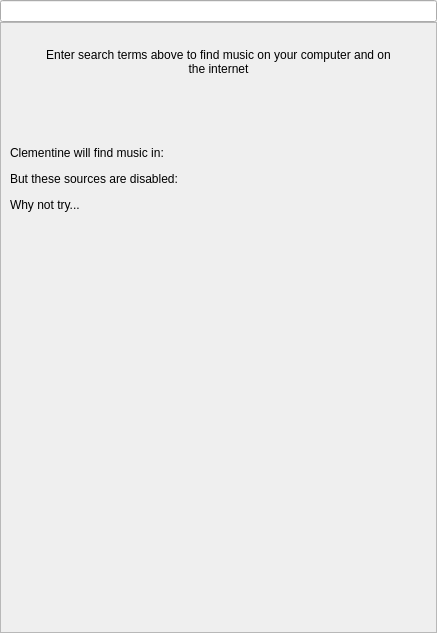
<?xml version="1.0" encoding="UTF-8"?>
<ui version="4.0">
 <class>GlobalSearchView</class>
 <widget class="QWidget" name="GlobalSearchView">
  <property name="geometry">
   <rect>
    <x>0</x>
    <y>0</y>
    <width>437</width>
    <height>633</height>
   </rect>
  </property>
  <layout class="QVBoxLayout" name="verticalLayout">
   <property name="spacing">
    <number>0</number>
   </property>
   <property name="margin">
    <number>0</number>
   </property>
   <item>
    <widget class="LineEdit" name="search">
     <property name="hint" stdset="0">
      <string>Search for anything</string>
     </property>
    </widget>
   </item>
   <item>
    <widget class="QStackedWidget" name="results_stack">
     <property name="currentIndex">
      <number>1</number>
     </property>
     <widget class="QWidget" name="results_page">
      <layout class="QVBoxLayout" name="verticalLayout_3">
       <property name="spacing">
        <number>0</number>
       </property>
       <property name="margin">
        <number>0</number>
       </property>
       <item>
        <widget class="AutoExpandingTreeView" name="results">
         <property name="editTriggers">
          <set>QAbstractItemView::NoEditTriggers</set>
         </property>
         <property name="dragEnabled">
          <bool>true</bool>
         </property>
         <property name="dragDropMode">
          <enum>QAbstractItemView::DragOnly</enum>
         </property>
         <property name="selectionMode">
          <enum>QAbstractItemView::ExtendedSelection</enum>
         </property>
         <property name="allColumnsShowFocus">
          <bool>true</bool>
         </property>
         <attribute name="headerVisible">
          <bool>false</bool>
         </attribute>
        </widget>
       </item>
      </layout>
     </widget>
     <widget class="QWidget" name="help_page">
      <layout class="QVBoxLayout" name="verticalLayout_6">
       <property name="margin">
        <number>0</number>
       </property>
       <item>
        <widget class="QScrollArea" name="help_frame">
         <property name="horizontalScrollBarPolicy">
          <enum>Qt::ScrollBarAlwaysOff</enum>
         </property>
         <property name="widgetResizable">
          <bool>true</bool>
         </property>
         <widget class="QWidget" name="help_frame_contents">
          <property name="geometry">
           <rect>
            <x>0</x>
            <y>0</y>
            <width>435</width>
            <height>605</height>
           </rect>
          </property>
          <layout class="QVBoxLayout" name="verticalLayout_2">
           <item>
            <widget class="QWidget" name="widget" native="true">
             <layout class="QVBoxLayout" name="verticalLayout_4">
              <property name="leftMargin">
               <number>32</number>
              </property>
              <property name="topMargin">
               <number>16</number>
              </property>
              <property name="rightMargin">
               <number>32</number>
              </property>
              <property name="bottomMargin">
               <number>64</number>
              </property>
              <item>
               <widget class="QLabel" name="help_text">
                <property name="text">
                 <string>Enter search terms above to find music on your computer and on the internet</string>
                </property>
                <property name="alignment">
                 <set>Qt::AlignCenter</set>
                </property>
                <property name="wordWrap">
                 <bool>true</bool>
                </property>
               </widget>
              </item>
             </layout>
            </widget>
           </item>
           <item>
            <widget class="QWidget" name="providers_group" native="true">
             <layout class="QVBoxLayout" name="verticalLayout_5">
              <property name="margin">
               <number>0</number>
              </property>
              <item>
               <widget class="QLabel" name="label_2">
                <property name="text">
                 <string>Clementine will find music in:</string>
                </property>
                <property name="wordWrap">
                 <bool>true</bool>
                </property>
               </widget>
              </item>
              <item>
               <widget class="QWidget" name="enabled_list" native="true"/>
              </item>
              <item>
               <widget class="QLabel" name="disabled_label">
                <property name="text">
                 <string>But these sources are disabled:</string>
                </property>
               </widget>
              </item>
              <item>
               <widget class="QWidget" name="disabled_list" native="true"/>
              </item>
             </layout>
            </widget>
           </item>
           <item>
            <widget class="QWidget" name="suggestions_group" native="true">
             <layout class="QVBoxLayout" name="verticalLayout_7">
              <property name="margin">
               <number>0</number>
              </property>
              <item>
               <widget class="QLabel" name="label">
                <property name="text">
                 <string>Why not try...</string>
                </property>
               </widget>
              </item>
              <item>
               <widget class="QWidget" name="suggestions_list" native="true"/>
              </item>
             </layout>
            </widget>
           </item>
           <item>
            <spacer name="verticalSpacer">
             <property name="orientation">
              <enum>Qt::Vertical</enum>
             </property>
             <property name="sizeHint" stdset="0">
              <size>
               <width>20</width>
               <height>40</height>
              </size>
             </property>
            </spacer>
           </item>
          </layout>
         </widget>
        </widget>
       </item>
      </layout>
     </widget>
    </widget>
   </item>
  </layout>
 </widget>
 <customwidgets>
  <customwidget>
   <class>LineEdit</class>
   <extends>QLineEdit</extends>
   <header>widgets/lineedit.h</header>
  </customwidget>
  <customwidget>
   <class>AutoExpandingTreeView</class>
   <extends>QTreeView</extends>
   <header>widgets/autoexpandingtreeview.h</header>
  </customwidget>
 </customwidgets>
 <resources/>
 <connections/>
</ui>
